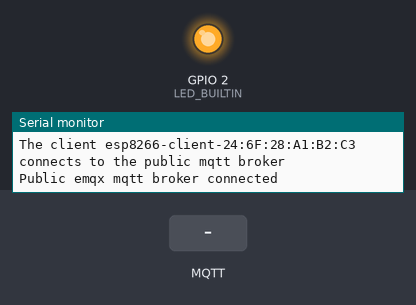
A sketch run on a simulated ESP8266 (NodeMCU). Parts: output pins drawn as LEDs (lit = HIGH, except the on-board LED, lit = LOW), the last lines printed to the serial monitor. The inputs (shaded band) are chosen by the test bench. WiFi joins after 1.5 s; servers stay silent unless stated; no MQTT or app messages arrive unless stated.

Above: at 2.7 s.
2.8 s: MQTT message "0" arrives on the first subscribed topic
At 3.1 s:
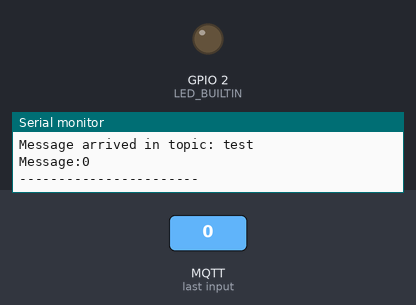
4.3 s: MQTT message "1" arrives on the first subscribed topic
At 5.4 s:
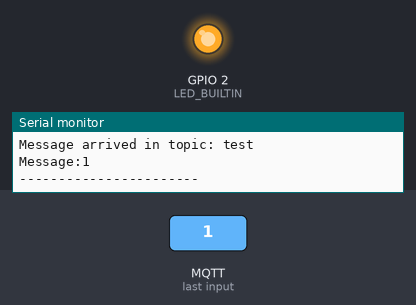
Timing chart, 0 to 7.3 s (numbered marks = the images above; inputs shaded):
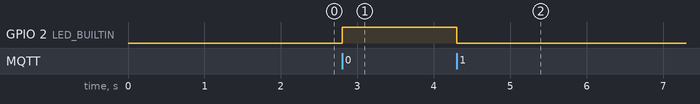

Measured:
- after the input at 2.8 s, GPIO 2 (LED_BUILTIN): LOW → HIGH at once
- after the input at 4.3 s, GPIO 2 (LED_BUILTIN): HIGH → LOW at once

The sketch:

TestMQTT.ino
```cpp
#include <ESP8266WiFi.h>
#include <PubSubClient.h>

// WiFi
const char *ssid = "dlink"; // Enter your WiFi name
const char *password = "porome11";  // Enter WiFi password

// MQTT Broker
const char *mqtt_broker = "192.168.8.13";
const char *topic = "test";
const char *mqtt_username = "myhome";
const char *mqtt_password = "testtest";
const int mqtt_port = 1883;

WiFiClient espClient;
PubSubClient client(espClient);

void setup() {
   pinMode(LED_BUILTIN, OUTPUT);
 // Set software serial baud to 115200;
 Serial.begin(115200);
 // connecting to a WiFi network
 WiFi.begin(ssid, password);
 while (WiFi.status() != WL_CONNECTED) {
     delay(500);
     Serial.println("Connecting to WiFi..");
 }
 Serial.println("Connected to the WiFi network");
 Serial.print("Ip address : ");
 Serial.println(WiFi.localIP());

 //connecting to a mqtt broker
 client.setServer(mqtt_broker, mqtt_port);
 client.setCallback(callback);
 while (!client.connected()) {
     String client_id = "esp8266-client-";
     client_id += String(WiFi.macAddress());
     Serial.printf("The client %s connects to the public mqtt broker\n", client_id.c_str());
     if (client.connect(client_id.c_str(), mqtt_username, mqtt_password)) {
         Serial.println("Public emqx mqtt broker connected");
     } else {
         Serial.print("failed with state ");
         Serial.print(client.state());
         delay(2000);
     }
 }
 // publish and subscribe
 client.publish(topic, "hello emqx1234");
 client.subscribe(topic);
}

void callback(char *topic, byte *payload, unsigned int length) {
 Serial.print("Message arrived in topic: ");
 Serial.println(topic);
 Serial.print("Message:");
 for (int i = 0; i < length; i++) {
     Serial.print((char) payload[i]);
 }
 if((char)payload[0] == '0'){
    digitalWrite(LED_BUILTIN,1);
 }else{
    digitalWrite(LED_BUILTIN,0);
 }
 Serial.println();
 Serial.println("-----------------------");
}

void loop() {
 client.loop();
}
```
